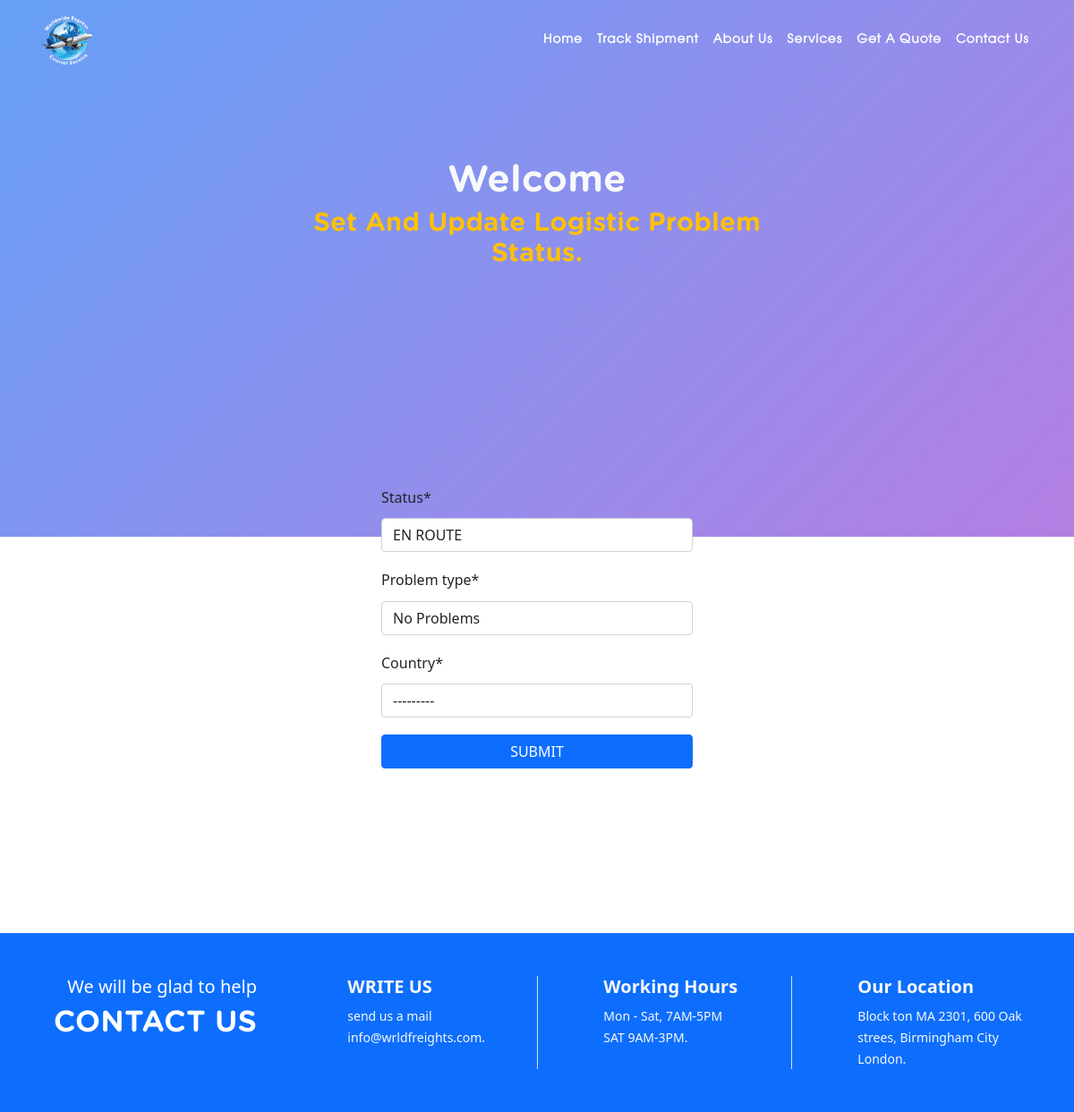
Screenshot of /edit/status/4/ with the database file from the repository.
### shipment/models.py (models this page shows)
class Status(models.Model):
    STATUS= (
        ('en route', 'EN ROUTE'),
        ('in transit', 'IN TRANSIT'),
        ('withheld', 'WITHHELD'),
        ('sent', 'SENT'),
        ('delivered', 'DELIVERED'),
    )
    PROBLEM = (
        ('none', 'No Problems'),
        ('paperwork', 'PAPERWORK_OVERLOAD'),
        ('custom clerance', 'CUSTOM CLEARANCE'),
        ('bad weather', 'BAD WEATHER'),
    )
    item = models.OneToOneField(ItemDetail, on_delete=models.CASCADE, related_name="item_status")
    status = models.CharField(choices=STATUS, default='transit', max_length=100)
    problem_type = models.CharField(choices=PROBLEM, default='no problem', max_length=100)
    country = CountryField(
        blank_label="(select a country)",
    )

### shipment/views.py (the view)
# urls.py: path('edit/status/<int:id>/', editStatus, name='edit_status'),
def editStatus(request, id):
    item = ItemDetail.objects.get(id=id)
    if request.method == "POST":
        form = EditStatusForm(request.POST, instance=item.item_status)
        if form.is_valid():
            s_form = form.save(commit=False)
            s_form.item = item
            s_form.save()
            messages.success(request, f"Status set successfully.")
            return redirect("client-dashboard", request.user.username)
    else:
        form = EditStatusForm(instance=item.item_status)
    context = {'form': form}
    return render(request, 'shipment/editstatus.html', context)

### shipment/forms.py
class EditStatusForm(forms.ModelForm):
    class Meta:
        model = Status
        fields = ["status", "problem_type", "country"]

### shipment/templates/shipment/editstatus.html (shortened to what this page needs)
{% extends 'base.html' %} {% load static %} {% load crispy_forms_tags %} {% block content %}
<section class="navbackground">
    <div class="container">
        <section class="row">
            <div class="col-12 col-md-6 mx-auto text-center">
                <h1 class="text-light">Welcome
                </h1>
                <h3 class="text-warning">Set And Update Logistic Problem Status.
                </h3>
            </div>
        </section>
    </div>
</section>
<section id="dashboard" class="ad-upward">
    <div class="container py-5">
        <div class="row ">
            <div class="col-12 col-md-4 mx-auto p-3">
                <form method="POST" enctype="multipart/form-data">
                    {% csrf_token %} {{form|crispy}}
                    <div>
                        <button type="submit" class=" btn btn-primary col-12">
                            SUBMIT
                        </button>
                    </div>
                </form>
            </div>
        </div>
    </div>
</section>
{% endblock content %}

### shipment/static/shipment/css/main.css (style rules this page uses)
html, body { width: auto !important; }
h1, h2, h3, h4, h4, h6 { font-family: 'Gotham Rounded'; font-weight: 100; text-transform: capitalize; letter-spacing: 0 !important; }
.navbackground { padding-top: 22vh; min-height: 75vh; background: linear-gradient(135deg, rgba(0, 97, 242, .6) 0%, rgba(105, 0, 199, .5) 100%); }
.ad-upward { transform: translateY(-120px); z-index: 10; }

### client/static/client/css/client.css (style rules this page uses)
.form-group { margin-bottom: 1.2rem; }
.form-control { margin-top: .7rem; }

### rows the page displays
Status: status "EN ROUTE", problem_type "No Problems", country "---------"
